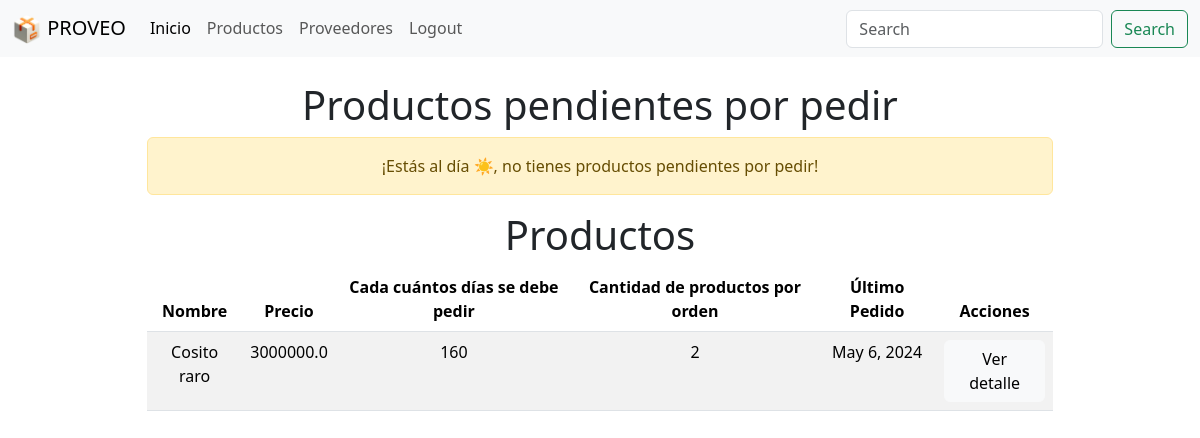
Before: / (signed in) with the older database file.
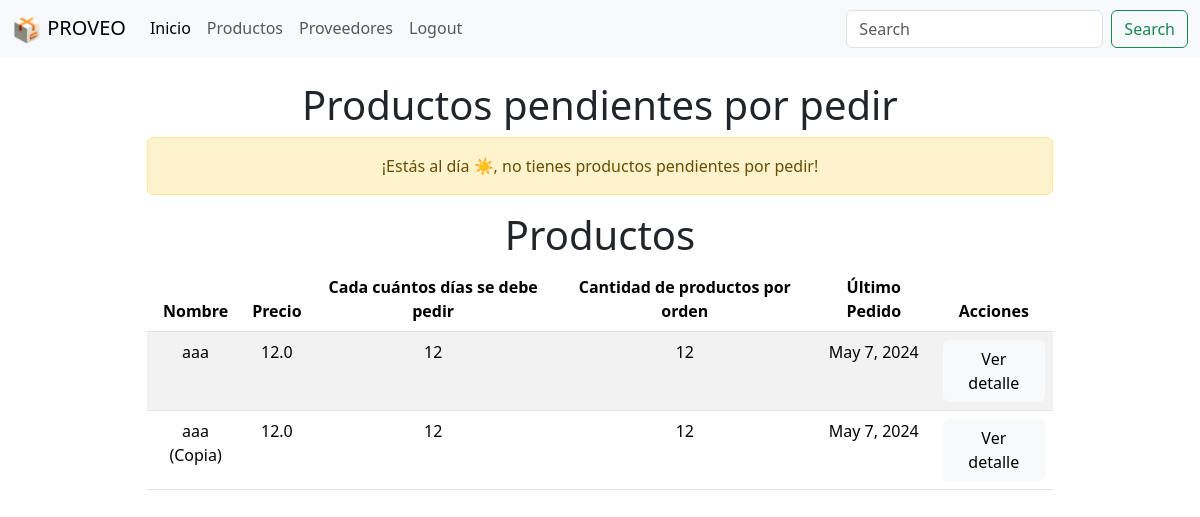
After: the same page with the newer database file.
### website/models.py (models this page shows, shortened)
class Producto(models.Model):
    nombre = models.CharField(max_length=50)
    precio = models.FloatField()
    descripcion = models.CharField(max_length=50)
    proveedor = models.ForeignKey(Proveedor, on_delete=models.CASCADE)
    cadaCuantosDias = models.IntegerField(default=0)
    cantidadPorOrden = models.IntegerField(default=0)
    fecha_registro = models.DateField(auto_now_add=True)
    userAsignado = models.ForeignKey(User, on_delete=models.CASCADE, default=1)
    ultimoPedido = models.DateField()

### website/views.py (the view)
# urls.py: 2. Add a URL to urlpatterns:  path('', views.home, name='home')
def home(request):
    user = request.user
    if request.method == 'POST':
        username = request.POST['username']
        password = request.POST['password']
        user = authenticate(request, username=username, password=password)
        if user is not None:
            login(request, user)
            messages.success(request, 'Has iniciado sesión exitosamente')
            return redirect('home')
        else:
            messages.error(request, 'Nombre de usuario o contraseña inválidos')
            return render(request, 'homeNoLog.html', {})
    elif request.user.is_authenticated:
        productos = Producto.objects.filter(userAsignado=request.user)
        proveedores = Proveedor.objects.filter(userAsignado=request.user)
        productosPorPedir = []
        for producto in productos:
            fechaPedido = producto.ultimoPedido
            fechaActual = datetime.datetime.now()
            if fechaPedido is not None:
                if isinstance(fechaPedido, datetime.date):
                    fechaPedido = datetime.datetime.combine(
                        fechaPedido, datetime.datetime.min.time())
                diferencia = fechaActual - fechaPedido
                if diferencia.days > producto.cadaCuantosDias:
                    productosPorPedir.append(producto)
        return render(request, 'home.html', {'productos': productos, 'proveedores': proveedores, 'productosPorPedir': productosPorPedir})
    return render(request, 'homeNoLog.html', {})

### website/templates/home.html
{% extends "base.html" %} {% block content %}
<div class="container">
  <div class="row justify-content-center align-items-center">
    <div class="col-md-10">
      <h1 class="text-center">Productos pendientes por pedir</h1>
      {% if productosPorPedir %}
      <div class="table-responsive text-center">
        <table class="table table-striped text-center">
          <thead>
            <tr>
              <th>Nombre</th>
              <th>Precio</th>
              <th>Cada cuántos días se debe pedir</th>
              <th>Cantidad de productos por orden</th>
              <th>Último Pedido</th>
              <th>Acciones</th>
            </tr>
          </thead>
          <tbody>
            {% for productoPorPedir in productosPorPedir %}
            <tr>
              <td>{{ productoPorPedir.nombre }}</td>
              <td>{{ productoPorPedir.precio }}</td>
              <td>{{ productoPorPedir.cadaCuantosDias }}</td>
              <td>{{ productoPorPedir.cantidadPorOrden }}</td>
              <td>{{ productoPorPedir.ultimoPedido }}</td>
              <td>
                <a
                  href="{% url 'producto' productoPorPedir.id %}"
                  class="btn btn-light"
                  >Ver detalle</a
                >
              </td>
            </tr>
            {% endfor %}
          </tbody>
        </table>
      </div>
      {% else %}
      <div class="alert alert-warning text-center" role="alert">
        ¡Estás al día ☀️, no tienes productos pendientes por pedir!
      </div>
      {% endif %} {% if productos %}
      <h1 class="text-center">Productos</h1>
      <div class="table-responsive text-center">
        <table class="table table-striped text-center">
          <thead>
            <tr>
              <th>Nombre</th>
              <th>Precio</th>
              <th>Cada cuántos días se debe pedir</th>
              <th>Cantidad de productos por orden</th>
              <th>Último Pedido</th>
              <th>Acciones</th>
            </tr>
          </thead>
          <tbody>
            {% for producto in productos %}
            <tr>
              <td>{{ producto.nombre }}</td>
              <td>{{ producto.precio }}</td>
              <td>{{ producto.cadaCuantosDias }}</td>
              <td>{{ producto.cantidadPorOrden }}</td>
              <td>{{ producto.ultimoPedido }}</td>
              <td>
                <a href="{% url 'producto' producto.id %}" class="btn btn-light"
                  >Ver detalle</a
                >
              </td>
            </tr>
            {% endfor %}
          </tbody>
        </table>
      </div>
      {% else %}
      <div class="alert alert-warning text-center" role="alert">
        ¡Estás al día ☀️, no tienes productos pendientes por pedir!
      </div>
      {% endif %}
    </div>
  </div>
</div>
{% endblock %}

Changed rows visible on the page:
removed Producto: nombre "Cosito raro", precio "3000000.0", cadaCuantosDias "160", cantidadPorOrden "2", ultimoPedido "May 6, 2024"
added Producto: nombre "aaa", precio "12.0", cadaCuantosDias "12", cantidadPorOrden "12", ultimoPedido "May 7, 2024"
added Producto: nombre "aaa (Copia)", precio "12.0", cadaCuantosDias "12", cantidadPorOrden "12", ultimoPedido "May 7, 2024"
